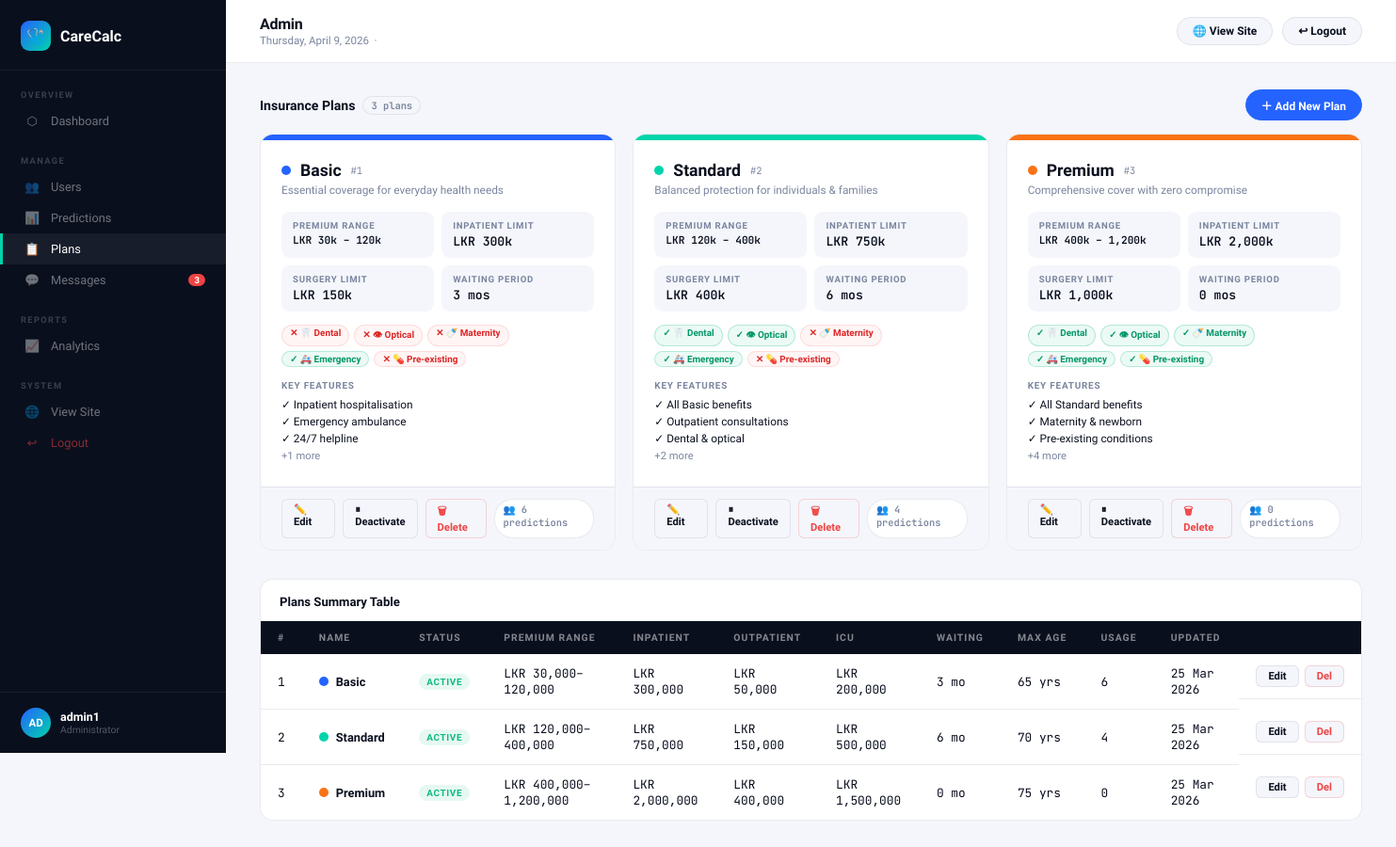
/admin_plans.php (signed in), run on the app's committed database.
### tables this page shows
CREATE TABLE IF NOT EXISTS `insurance_plans` (
  `id` int NOT NULL AUTO_INCREMENT,
  `name` varchar(100) NOT NULL,
  `slug` varchar(50) NOT NULL,
  `tagline` varchar(255) DEFAULT NULL,
  `color_hex` varchar(10) DEFAULT '#2563ff',
  `annual_premium_min` int DEFAULT '0',
  `annual_premium_max` int DEFAULT '0',
  `inpatient_limit` int DEFAULT '0',
  `outpatient_limit` int DEFAULT '0',
  `surgery_limit` int DEFAULT '0',
  `icu_limit` int DEFAULT '0',
  `dental_covered` tinyint DEFAULT '0',
  `optical_covered` tinyint DEFAULT '0',
  `maternity_covered` tinyint DEFAULT '0',
  `emergency_covered` tinyint DEFAULT '1',
  `pre_existing_covered` tinyint DEFAULT '0',
  `waiting_period_months` int DEFAULT '0',
  `max_age_limit` int DEFAULT '70',
  `features` text,
  `exclusions` text,
  `is_active` tinyint DEFAULT '1',
  `sort_order` int DEFAULT '0',
  `created_at` timestamp NULL DEFAULT CURRENT_TIMESTAMP,
  `updated_at` timestamp NULL DEFAULT CURRENT_TIMESTAMP ON UPDATE CURRENT_TIMESTAMP,
  PRIMARY KEY (`id`),
  UNIQUE KEY `slug` (`slug`)
);

### admin_plans.php (the view, shortened to what this page needs)
<?php
include "config.php";
$conn->query("
    CREATE TABLE IF NOT EXISTS insurance_plans (
        id INT AUTO_INCREMENT PRIMARY KEY,
        name VARCHAR(100) NOT NULL,
        slug VARCHAR(50) NOT NULL UNIQUE,
        tagline VARCHAR(255),
        color_hex VARCHAR(10) DEFAULT '#2563ff',
        annual_premium_min INT DEFAULT 0,
        annual_premium_max INT DEFAULT 0,
        inpatient_limit INT DEFAULT 0,
        outpatient_limit INT DEFAULT 0,
        surgery_limit INT DEFAULT 0,
        icu_limit INT DEFAULT 0,
        dental_covered TINYINT DEFAULT 0,
        optical_covered TINYINT DEFAULT 0,
        maternity_covered TINYINT DEFAULT 0,
        emergency_covered TINYINT DEFAULT 1,
        pre_existing_covered TINYINT DEFAULT 0,
        waiting_period_months INT DEFAULT 0,
        max_age_limit INT DEFAULT 70,
        features TEXT,
        exclusions TEXT,
        is_active TINYINT DEFAULT 1,
        sort_order INT DEFAULT 0,
        created_at TIMESTAMP DEFAULT CURRENT_TIMESTAMP,
        updated_at TIMESTAMP DEFAULT CURRENT_TIMESTAMP ON UPDATE CURRENT_TIMESTAMP
    )
");
$plans = $conn->query("SELECT * FROM insurance_plans ORDER BY sort_order ASC, id ASC")->fetch_all(MYSQLI_ASSOC);
$plan_usage = [];
$ur = $conn->query("SELECT recommended_plan, COUNT(*) c FROM predictions GROUP BY recommended_plan");
if ($ur) while ($row = $ur->fetch_assoc()) $plan_usage[$row['recommended_plan']] = $row['c'];
?>
<!DOCTYPE html>
<html lang="en">
<head>
</head>
<body>
<?php include 'admin_sidebar.php'; ?>
<div class="a-main">
<?php include 'admin_topbar.php'; ?>
<div class="a-content">
<div class="sec-header fade-in d1">
    <div class="sec-title">
        Insurance Plans
        <span class="sec-count"><?= count($plans) ?> plans</span>
    </div>
    <button class="tb-btn primary" onclick="toggleForm()">＋ Add New Plan</button>
</div>
<?php if (empty($plans)): ?>
<div style="background:var(--card);border:1px solid var(--border);border-radius:var(--radius);">
    <div class="empty-state"><div class="empty-icon">📋</div>No plans yet. Create your first plan above.</div>
</div>
<?php else: ?>
<div class="plans-grid">
<?php foreach ($plans as $p):
    $feats = array_filter(array_map('trim', preg_split('/[;\n]/', $p['features'] ?? '')));
    $usage = $plan_usage[$p['name']] ?? 0;
    $color = htmlspecialchars($p['color_hex'] ?: '#2563ff');
?>
<div class="plan-tile fade-in <?= !$p['is_active'] ? 'inactive' : '' ?>">
    <div class="plan-tile-top" style="background:<?= $color ?>;"></div>
    <div class="plan-tile-body">
        <div class="plan-tile-name">
            <div class="plan-dot" style="background:<?= $color ?>;"></div>
            <?= htmlspecialchars($p['name']) ?>
            <span style="font-size:0.65rem;font-weight:400;color:var(--muted);font-family:'JetBrains Mono',monospace;">#<?= $p['id'] ?></span>
        </div>
        <div class="plan-tile-tag"><?= htmlspecialchars($p['tagline'] ?: '—') ?></div>
        <div class="plan-stat-row">
            <div class="plan-stat">
                <div class="plan-stat-label">Premium Range</div>
                <div class="plan-stat-val" style="font-size:0.7rem;">
                    LKR <?= number_format($p['annual_premium_min']/1000,0) ?>k
                    – <?= number_format($p['annual_premium_max']/1000,0) ?>k
                </div>
            </div>
            <div class="plan-stat">
                <div class="plan-stat-label">Inpatient Limit</div>
                <div class="plan-stat-val">LKR <?= number_format($p['inpatient_limit']/1000,0) ?>k</div>
            </div>
            <div class="plan-stat">
                <div class="plan-stat-label">Surgery Limit</div>
                <div class="plan-stat-val">LKR <?= number_format($p['surgery_limit']/1000,0) ?>k</div>
            </div>
            <div class="plan-stat">
                <div class="plan-stat-label">Waiting Period</div>
                <div class="plan-stat-val"><?= $p['waiting_period_months'] ?> mo<?= $p['waiting_period_months'] == 1 ? '' : 's' ?></div>
            </div>
        </div>
        <div class="plan-coverage-pills">
            <?php
            $cov_items = [
                'dental_covered'       => '🦷 Dental',
                'optical_covered'      => '👁 Optical',
                'maternity_covered'    => '🍼 Maternity',
                'emergency_covered'    => '🚑 Emergency',
                'pre_existing_covered' => '💊 Pre-existing',
            ];
            foreach ($cov_items as $k => $lbl):
            ?>
            <span class="cov-pill <?= $p[$k] ? 'yes' : 'no' ?>"><?= $p[$k] ? '✓' : '✕' ?> <?= $lbl ?></span>
            <?php endforeach; ?>
        </div>
        <?php if (!empty($feats)): ?>
        <div style="margin-bottom:8px;">
            <div style="font-size:0.62rem;font-weight:700;text-transform:uppercase;letter-spacing:0.08em;color:var(--muted);margin-bottom:6px;">Key Features</div>
            <?php foreach(array_slice($feats, 0, 3) as $f): ?>
            <div style="font-size:0.74rem;color:var(--ink);padding:2px 0;">✓ <?= htmlspecialchars($f) ?></div>
            <?php endforeach; ?>
            <?php if (count($feats) > 3): ?>
            <div style="font-size:0.7rem;color:var(--muted);margin-top:3px;">+<?= count($feats)-3 ?> more</div>
            <?php endif; ?>
        </div>
        <?php endif; ?>
    </div>
    <div class="plan-tile-actions">
        <a href="?edit=<?= $p['id'] ?>" class="tbl-btn" onclick="document.getElementById('planFormWrap').style.display='block';">✏️ Edit</a>
        <a href="?toggle=<?= $p['id'] ?>" class="tbl-btn <?= $p['is_active'] ? '' : 'success' ?>"
           onclick="return confirm('<?= $p['is_active'] ? 'Deactivate' : 'Activate' ?> this plan?')">
            <?= $p['is_active'] ? '⏸ Deactivate' : '▶ Activate' ?>
        </a>
        <a href="?delete=<?= $p['id'] ?>" class="tbl-btn danger"
           onclick="return confirm('Delete «<?= htmlspecialchars(addslashes($p['name'])) ?>»? This cannot be undone.')">🗑 Delete</a>
        <span class="usage-badge">👥 <?= $usage ?> predictions</span>
    </div>
</div>
<?php endforeach; ?>
</div>
<?php endif; ?>
<div class="tbl-wrap fade-in d4">
    <div style="padding:16px 20px 12px;font-size:0.82rem;font-weight:700;color:var(--ink);border-bottom:1px solid var(--border);">
        Plans Summary Table
    </div>
    <table class="cc-table">
        <thead>
            <tr>
                <th>#</th><th>Name</th><th>Status</th><th>Premium Range</th>
                <th>Inpatient</th><th>Outpatient</th><th>ICU</th>
                <th>Waiting</th><th>Max Age</th><th>Usage</th><th>Updated</th><th></th>
            </tr>
        </thead>
        <tbody>
        <?php foreach ($plans as $p): ?>
        <tr>
            <td class="mono"><?= $p['id'] ?></td>
            <td>
                <div style="display:flex;align-items:center;gap:8px;">
                    <div style="width:10px;height:10px;border-radius:50%;background:<?= htmlspecialchars($p['color_hex']) ?>;flex-shrink:0;"></div>
                    <strong><?= htmlspecialchars($p['name']) ?></strong>
                </div>
            </td>
            <td>
                <span class="status-chip <?= $p['is_active'] ? 'read' : 'unread' ?>">
                    <?= $p['is_active'] ? 'Active' : 'Inactive' ?>
                </span>
            </td>
            <td class="mono">LKR <?= number_format($p['annual_premium_min']) ?>–<?= number_format($p['annual_premium_max']) ?></td>
            <td class="mono">LKR <?= number_format($p['inpatient_limit']) ?></td>
            <td class="mono">LKR <?= number_format($p['outpatient_limit']) ?></td>
            <td class="mono">LKR <?= number_format($p['icu_limit']) ?></td>
            <td class="mono"><?= $p['waiting_period_months'] ?> mo</td>
            <td class="mono"><?= $p['max_age_limit'] ?> yrs</td>
            <td class="mono"><?= $plan_usage[$p['name']] ?? 0 ?></td>
            <td class="mono"><?= date('d M Y', strtotime($p['updated_at'])) ?></td>
            <td style="display:flex;gap:6px;">
                <a href="?edit=<?= $p['id'] ?>" class="tbl-btn" onclick="document.getElementById('planFormWrap').style.display='block';window.scrollTo(0,0);">Edit</a>
                <a href="?delete=<?= $p['id'] ?>" class="tbl-btn danger" onclick="return confirm('Delete this plan?')">Del</a>
            </td>
        </tr>
        <?php endforeach; ?>
        </tbody>
    </table>
</div>
</div></div>
</body>
</html>

### data on the page
insurance_plans: name "Basic", id "1", tagline "Essential coverage for everyday health needs", $p['annual_premium_min']/1000 "30", $p['annual_premium_max']/1000 "120", $p['inpatient_limit']/1000 "300", $p['surgery_limit']/1000 "150", waiting_period_months "3", dental_covered 0 (drawn), lbl "🦷 Dental", optical_covered 0 (drawn), lbl "👁 Optical", maternity_covered 0 (drawn), lbl "🍼 Maternity", emergency_covered 1 (drawn), lbl "🚑 Emergency", pre_existing_covered 0 (drawn), lbl "💊 Pre-existing", features "Inpatient hospitalisation", features "Emergency ambulance", features "24/7 helpline", count($feats)-3 "1", is_active "⏸ Deactivate", name "6", annual_premium_min "30,000", annual_premium_max "120,000", inpatient_limit "300,000", outpatient_limit "50,000", icu_limit "200,000", max_age_limit "65", updated_at "25 Mar 2026"
insurance_plans: name "Standard", id "2", tagline "Balanced protection for individuals & families", $p['annual_premium_min']/1000 "120", $p['annual_premium_max']/1000 "400", $p['inpatient_limit']/1000 "750", $p['surgery_limit']/1000 "400", waiting_period_months "6", dental_covered 1 (drawn), lbl "🦷 Dental", optical_covered 1 (drawn), lbl "👁 Optical", maternity_covered 0 (drawn), lbl "🍼 Maternity", emergency_covered 1 (drawn), lbl "🚑 Emergency", pre_existing_covered 0 (drawn), lbl "💊 Pre-existing", features "All Basic benefits", features "Outpatient consultations", features "Dental & optical", count($feats)-3 "2", is_active "⏸ Deactivate", name "4", annual_premium_min "120,000", annual_premium_max "400,000", inpatient_limit "750,000", outpatient_limit "150,000", icu_limit "500,000", max_age_limit "70", updated_at "25 Mar 2026"
insurance_plans: name "Premium", id "3", tagline "Comprehensive cover with zero compromise", $p['annual_premium_min']/1000 "400", $p['annual_premium_max']/1000 "1,200", $p['inpatient_limit']/1000 "2,000", $p['surgery_limit']/1000 "1,000", waiting_period_months "0", dental_covered 1 (drawn), lbl "🦷 Dental", optical_covered 1 (drawn), lbl "👁 Optical", maternity_covered 1 (drawn), lbl "🍼 Maternity", emergency_covered 1 (drawn), lbl "🚑 Emergency", pre_existing_covered 1 (drawn), lbl "💊 Pre-existing", features "All Standard benefits", features "Maternity & newborn", features "Pre-existing conditions", count($feats)-3 "4", is_active "⏸ Deactivate", name "0", annual_premium_min "400,000", annual_premium_max "1,200,000", inpatient_limit "2,000,000", outpatient_limit "400,000", icu_limit "1,500,000", max_age_limit "75", updated_at "25 Mar 2026"

### other printed values
$item['section'] "OVERVIEW"
$item['icon'] "⬡"
$item['label'] "Dashboard"
$item['section'] "MANAGE"
$item['icon'] "👥"
$item['label'] "Users"
$item['icon'] "📊"
$item['label'] "Predictions"
$item['icon'] "📋"
$item['label'] "Plans"
$item['icon'] "💬"
$item['label'] "Messages"
$item['badge'] "3"
$item['section'] "REPORTS"
$item['icon'] "📈"
